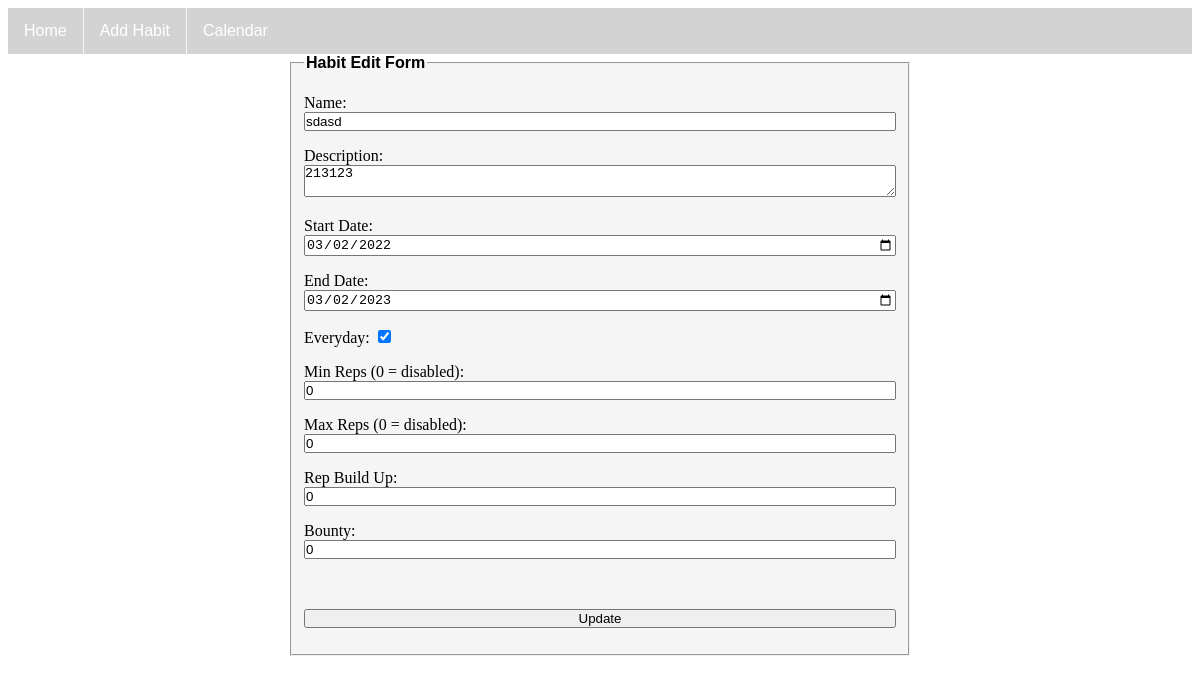
Screenshot of /edit_habit.php?id=2 with the database file from the repository.
### tables this page shows
CREATE TABLE `habits` (
  `id` int(11) NOT NULL,
  `name` varchar(50) NOT NULL,
  `description` varchar(150) NOT NULL,
  `start_date` date NOT NULL,
  `end_date` date NOT NULL,
  `is_everyday` tinyint(1) NOT NULL,
  `min_times` int(5) DEFAULT NULL,
  `max_times` int(5) DEFAULT NULL,
  `build_up_amount` int(5) DEFAULT NULL,
  `bounty` int(10) DEFAULT NULL
);

### edit_habit.php (the view, shortened to what this page needs)
<?php
$habit_id = $_REQUEST['id'];
$mysqli = new mysqli('localhost', 'root', '', 'habit_tracker');
$sql = "SELECT * FROM habits WHERE id = $habit_id";
$result = mysqli_query($mysqli, $sql) or die ( mysqli_error());
$row = mysqli_fetch_assoc($result);
?>
<!DOCTYPE html>
<html>
<head>
    <link rel="stylesheet" href="css/style.css">
</head>
<body>
    <fieldset>
        <legend>Habit Edit Form</legend>
        <?php
        if(isset($_POST['new']) && $_POST['new']==1)
        {
            $habit_id = $_REQUEST['id'];
            $update="UPDATE `habits` SET `name` = '".$_REQUEST['name']."',`description` = '".$_REQUEST['description']."', `start_date` = '".$_REQUEST['start_date']."', `end_date` = '".$_REQUEST['end_date']."', `is_everyday` = '".isset($_POST['everyday'])."', `min_times` = '".$_REQUEST['min_reps']."', `max_times` = '".$_REQUEST['max_reps']."', `build_up_amount` = '".$_REQUEST['rep_build_up']."', `bounty` = '".$_REQUEST['bounty']."' WHERE `id` = '".$habit_id."'";
            mysqli_query($mysqli, $update) or die(mysqli_error());
            $status = "Habit Updated Successfully. </br></br>";
            echo '<p style="color:#FF0000;">'.$status.'</p>';
        }
        else
        {
        ?>
        <form name="form_habit" class="habit-form" method="post" action="">
            <p>
                <label for="id_name">Name:</label>
                <input type="text" name="name" id="id_name" value="<?php echo $row['name']; ?>">
            </p>
            <p>
                <label for="id_description">Description:</label>
                <textarea name="description" id="id_description"><?php echo $row['description']; ?></textarea>
            </p>
            <p>
                <label for="id_start_date">Start Date:</label>
                <input type="date" name="start_date" id="id_start_date" value="<?php echo $row['start_date']; ?>">
            </p>
            <p>
                <label for="id_end_date">End Date:</label>
                <input type="date" name="end_date" id="id_end_date" value="<?php echo $row['end_date']; ?>">
            </p>
            <p>
                <label for="id_everyday" id="everyday-label">Everyday:</label>
                <?php
                    if ($row['is_everyday'] == 0)
                        echo '<input type="checkbox" name="everyday" id="id_everyday">';
                    else
                        echo '<input type="checkbox" name="everyday" id="id_everyday" checked>';
                ?>
            </p>
            <p>
                <label for="id_min_reps">Min Reps (0 = disabled):</label>
                <input type="number" name="min_reps" id="id_min_reps" min="0" max="31" value="<?php echo $row['min_times']; ?>">
            </p>
            <p>
                <label for="id_max_reps">Max Reps (0 = disabled):</label>
                <input type="number" name="max_reps" id="id_max_reps" min="0" max="31" value="<?php echo $row['max_times']; ?>">
            </p>
            <p>
                <label for="id_rep_build_up">Rep Build Up:</label>
                <input type="number" name="rep_build_up" id="id_rep_build_up" value="<?php echo $row['build_up_amount']; ?>">
            </p>
            <p>
                <label for="id_bounty">Bounty:</label>
                <input type="number" name="bounty" id="id_bounty" value="<?php echo $row['bounty']; ?>">
            </p>
            <p>&nbsp;</p>
            <p>
                <input type="submit" name="update" id="id_update" value="Update">
            </p>
        </form>
        <?php } ?>
    </fieldset>
</body>
</html>

### css/style.css (style rules this page uses)
fieldset { background-color: whitesmoke; margin: auto; width: 50%; }
legend { font-family: Arial, Helvetica, sans-serif; font-weight: bold; }
.habit-form { margin: auto; }
.habit-form input:not(#id_everyday), .habit-form textarea, .habit-form select, .habit-form button { width : 100%; padding: 0; margin: 0; box-sizing: border-box; }
.habit-form label:not(#everyday-label) { display: block; }

### rows the page displays
habits: name "sdasd", description "213123", start_date "03/02/2022", end_date "03/02/2023", min_reps "0", max_reps "0", rep_build_up "0", bounty "0"
